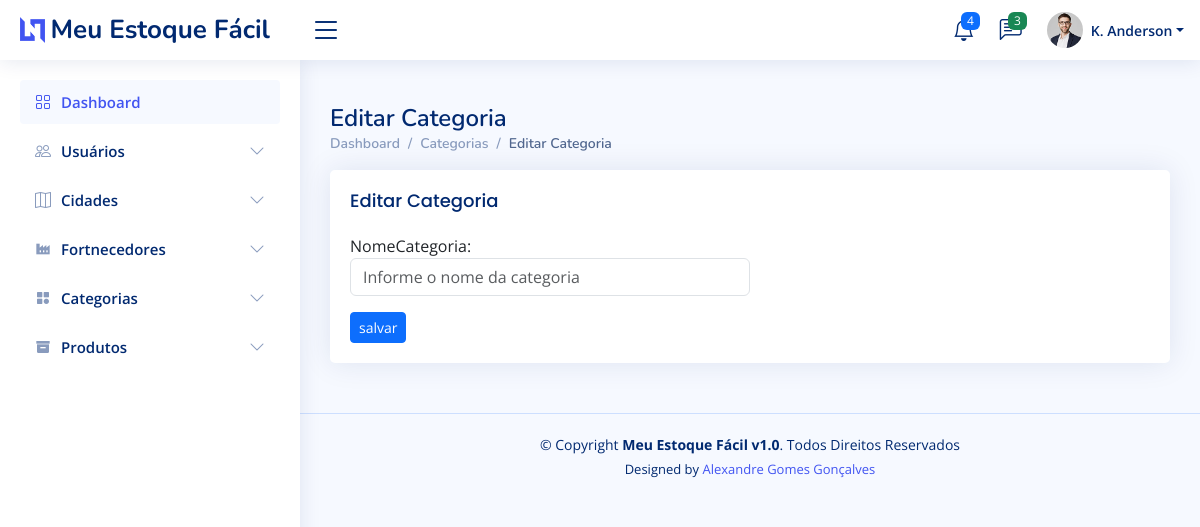
The app's page /categoria/editarCategoria/17 (signed in), older data.
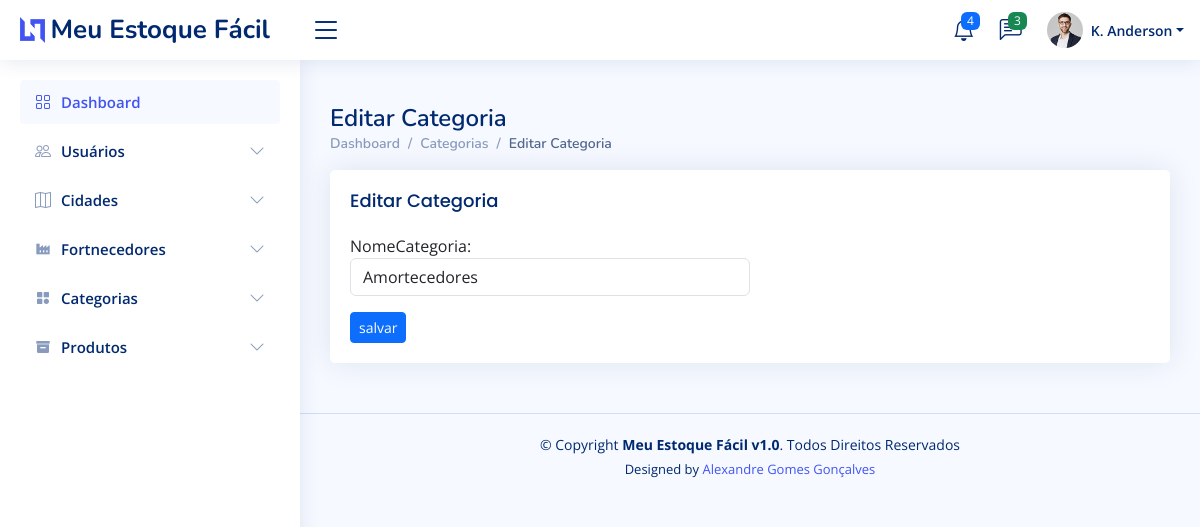
The same page, newer data.
### categoria/models.py (models this page shows, shortened)
class Categoria(models.Model):
    idCategoria     = models.AutoField(primary_key=True)
    nomeCategoria   = models.CharField(max_length=255)
    created_at      = models.DateTimeField(auto_now_add=True)
    updated_at      = models.DateTimeField(auto_now=True)
    class Meta:
        ordering = ['-nomeCategoria']

### categoria/views.py (the view)
# urls.py: path('editarCategoria/<int:id>', views.editarCategoria, name='editarCategoria'),
@login_required(login_url='/sistema/login/')
def editarCategoria(request, id):
    if request.method == 'POST':
         Cat = Categoria.objects.filter(idCategoria=id).first()
         form = CategoriaForm(request.POST, instance=Cat)
         if form.is_valid():
             form.save()
             return redirect('listarCategorias')
    elif request.method == 'GET':
        Cat = Categoria.objects.filter(idCategoria=id).first()
        form = CategoriaForm(instance=Cat)
        return render(request, 'editarCategoria.html', { 'form': form})

### categoria/forms.py
class CategoriaForm(forms.ModelForm):
    class Meta:
        model = Categoria
        fields = ['nomeCategoria']
        widgets = {
            'nomeCategoria': forms.TextInput(attrs = {'class': 'form-control', 'placeholder': 'Informe o nome da categoria'})
        }

### categoria/templates/editarCategoria.html (shortened to what this page needs)
{% extends 'base.html' %}
{% load static %}
{% block navbar %}
    {% include 'sidebar.html' %}
{% endblock %}
{% block content %}
    {% block header %}
        {% include 'header.html' %}
    {% endblock %}
    <main id="main" class="main">
        <div class="pagetitle">
          <h1>Editar Categoria</h1>
          <nav>
            <ol class="breadcrumb">
              <li class="breadcrumb-item"><a href="/dashboard/">Dashboard</a></li>
              <li class="breadcrumb-item">Categorias</li>
              <li class="breadcrumb-item active">Editar Categoria</li>
            </ol>
          </nav>
        </div>
        <section class="section">
          <div class="row">
              <div class="col-lg-12">
                  <div class="card">
                      <div class="card-body">
                          <h5 class="card-title">Editar Categoria</h5>
                          <div class="col-lg-6">
                            <form action="" method="post">
                              {{ form.as_p}}
                              <input type="submit" name="sarlvar" value="salvar" class="btn btn-primary btn-sm">
                            </form>
                          </div>
                      </div>
                  </div>
              </div>
          </div>
      </section>
      </main>
{% endblock %}

Row changes from the older to the newer data that the page shows:
added Categoria: nomeCategoria "Amortecedores"
